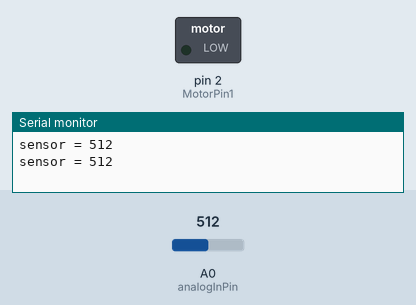
This sketch was run on a simulated Arduino Uno, built with avr-gcc and run on an emulated ATmega328P. Shown: switched loads named in the sketch (green lamp = pin HIGH), the last lines printed to the serial monitor. Inputs (shaded band) come from the test bench; at power-on: A0 (analogInPin) = 512.

Above: at 3.8 s.
3.9 s: A0 (analogInPin) set to 364
7.8 s: A0 (analogInPin) set to 333
At 10.1 s:
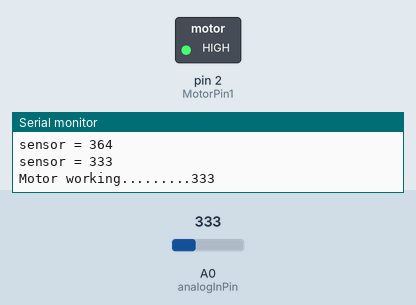
15.5 s: A0 (analogInPin) set to 360
At 16.1 s:
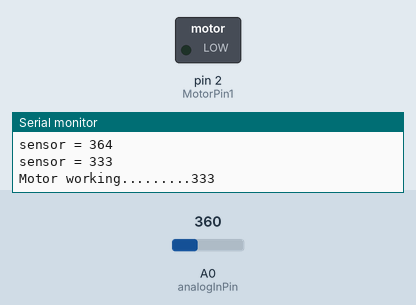
19.4 s: A0 (analogInPin) set to 340
At 20.9 s:
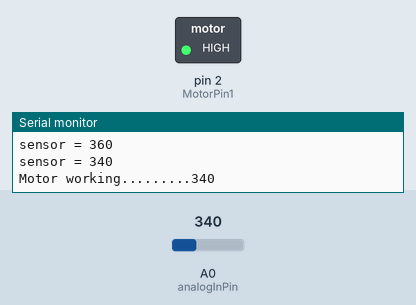
Timing chart, 0 to 26.5 s (numbered marks = the images above; inputs shaded):
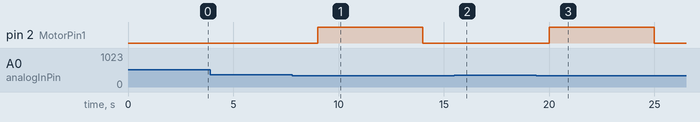

Measured:
- the behaviour switches between 350 and 349 on A0 (analogInPin) (found by bisection; images 0 and 1)
- after the input at 7.8 s, pin 2 (MotorPin1): LOW → HIGH after 1.2 s, → LOW 5.0 s later
- after the input at 15.5 s, pin 2 (MotorPin1): stays LOW (without the input it goes to HIGH after 1.5 s)
- after the input at 19.4 s, pin 2 (MotorPin1): LOW → HIGH after 0.60 s, → LOW 5.0 s later

The sketch:

soil_donghyun.ino
```cpp
const char analogInPin = A0; // Analog input pin that the potentiometer is attached to
const int MotorPin1 = 2; // output pin that the Motor is attached to
const int limit = 350; // limit value to put water
int sensorValue = 0; // value read from the pot

void setup() {
// initialize serial communications at 9600 bps:
Serial.begin(9600);
pinMode(analogInPin, INPUT);
pinMode(MotorPin1, OUTPUT);
}

void loop() {
sensorValue = analogRead(analogInPin);

Serial.print("sensor = ");
Serial.println(sensorValue);

if ( sensorValue < limit ) {
digitalWrite(MotorPin1,HIGH);
Serial.print("Motor working.........");
Serial.println(sensorValue);

delay(5000);

digitalWrite(MotorPin1,LOW);
}
delay(3000);
}
```
